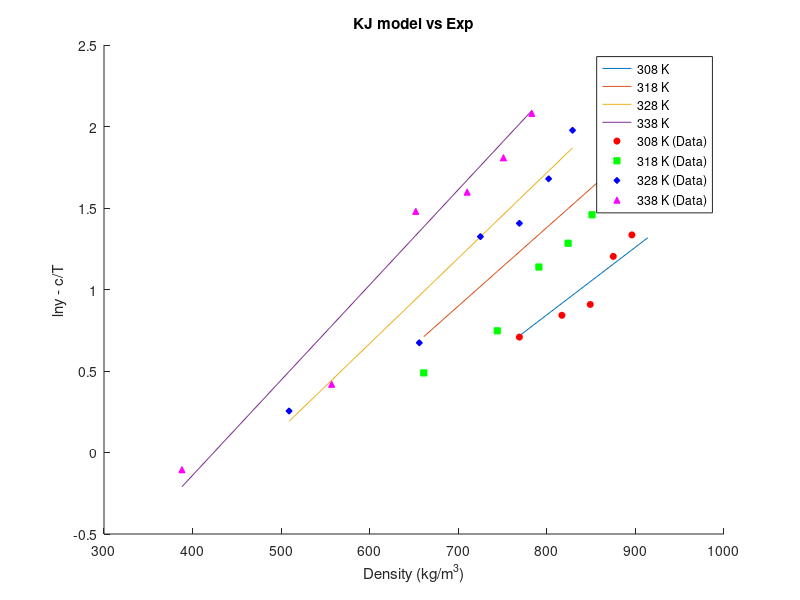
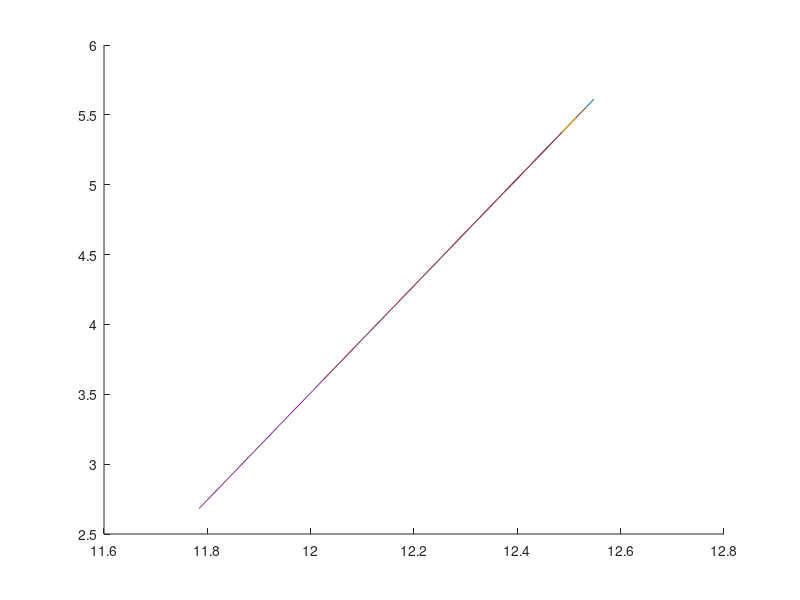

MATLAB code to generate these figures, in order:
clear;
% SC CO2 Thermo info
T_c_CO2 = 304.18;       % Critical Temp [Kelvin]
P_c_CO2 = 73.8;         % Critical Pressure [bar]
omega_CO2 = 0.225;      % Omega [-]

% Drug Thermo info
T_c_drug = 1149.5;      % Critical Temp [Kelvin]
P_c_drug = 10.57;       % Critical Pressure [bar]
omega_drug = 2.0964;    % Omega [-]

% Genral info
T = [308 318 328 338];              % Temp range
P = 1:1:300;                        % Pressure range from 1 to 300 bar with step of 1
k_ij = [0.103 0.117 0.126 0.134];   % Binary interaction parameter for PR/KM EoS
R = 8.314;                          % Gas Constant [J/mol·K]

Mw_drug = 598.5;
Mw_CO2 = 44.01;
Mw_methanol = 32.04;

rho_CO2 =   [769 817 849 875 896 914;
            661 744 791 824 851 872;
            509 656 725 769 802 829;
            388 557 652 710 751 783];               % Density [kg/m3]

y_b =   [2.03 2.32 2.48 3.33 3.80 5.32;
        1.63 2.11 3.12 3.61 4.30 5.96;
        1.29 1.96 3.76 4.08 5.36 7.22;
        0.90 1.52 4.39 4.94 6.10 8.01];        % mole fraction


% KJ Model info
a_KJ = -2.4761;
b_KJ = [0.0041509,0.0048209,0.0052409,0.0058409];
c_KJ = -4550.5306;

ln_y_KJ = zeros(4,6);
ln_y_KJ_cT = zeros(4,6);
ln_y_b = log(y_b);
for n=1:4
    for i=1:6
        ln_y_KJ(n,i) = a_KJ + b_KJ(n)*rho_CO2(n,i) + c_KJ/T(n);
        ln_y_KJ_cT(n,i) = ln_y_KJ(n,i) - c_KJ/T(n);

    end
end

figure(1);
hold on;

% Plot lines
plot(rho_CO2(1,:), ln_y_KJ_cT(1,:), 'DisplayName', '308 K');
plot(rho_CO2(2,:), ln_y_KJ_cT(2,:), 'DisplayName', '318 K');
plot(rho_CO2(3,:), ln_y_KJ_cT(3,:), 'DisplayName', '328 K');
plot(rho_CO2(4,:), ln_y_KJ_cT(4,:), 'DisplayName', '338 K');

% Scatter points
scatter(rho_CO2(1,:), ln_y_b(1,:), 20, 'r', 'o', 'MarkerFaceColor', 'r', 'DisplayName', '308 K (Data)');
scatter(rho_CO2(2,:), ln_y_b(2,:), 20, 'g', 's', 'MarkerFaceColor', 'g', 'DisplayName', '318 K (Data)');
scatter(rho_CO2(3,:), ln_y_b(3,:), 20, 'b', 'd', 'MarkerFaceColor', 'b', 'DisplayName', '328 K (Data)');
scatter(rho_CO2(4,:), ln_y_b(4,:), 20, 'm', '^', 'MarkerFaceColor', 'm', 'DisplayName', '338 K (Data)');

xlabel('Density (kg/m^3)');
ylabel('lny - c/T');

legend('Location', 'best');
title('KJ model vs Exp');



% GM Model info
a_GM = -42.5;
b_GM = -5710.4987;
c_GM = 3.8342;


ln_y_GM = zeros(4,6);
ln_y_GM_bT = zeros(4,6);
ln_rho_T = zeros(4,6);

for n=1:4
    for i=1:6
        ln_y_GM(n,i) = a_GM + (b_GM/T(n)) + c_GM*log(rho_CO2(n,i)*T(n));
        ln_y_GM_bT(n,i) = ln_y_GM(n,i) - b_GM/T(n);
        ln_rho_T(n,i) = log(rho_CO2(n,i)*T(n));
    end
end

figure(2);
hold on;
plot(ln_rho_T(1,:), ln_y_GM_bT(1,:), 'DisplayName', '308 K');
plot(ln_rho_T(2,:), ln_y_GM_bT(2,:), 'DisplayName', '318 K');
plot(ln_rho_T(3,:), ln_y_GM_bT(3,:), 'DisplayName', '328 K');
plot(ln_rho_T(4,:), ln_y_GM_bT(4,:), 'DisplayName', '338 K');


% Chrastil Model info
a_Chrastil = 4.5889;
b_Chrastil = -12.7501;
c_Chrastil = -6759.0921;

% Bartle et al. Model info
a_Bartle = 13.2886;
b_Bartle = 9.0827;
c_Bartle = -6845.6966;

% Sung-Shim Model info
a_Sung = 5.7399;
b_Sung = -606.0322;
c_Sung = -447.5124;
d_Sung = -36.8120;

% Bian et al model info
a_Bian = 4.2910;
b_Bian = -4806.5989;
c_Bian = 0.0355;
d_Bian = -1.0456;
e_Bian = -9.5861*10^4;

% Sodeifian model info
a_Sodeifian = -16.8909;
b_Sodeifian = -13.0866*10^3;
c_Sodeifian = 1.4181;
d_Sodeifian = 1.1071*10^3;
e_Sodeifian = -2.9406*10^3;
f_Sodeifian = -838.2700;
